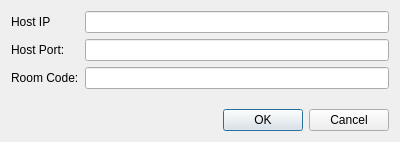
<?xml version="1.0" encoding="UTF-8"?>
<ui version="4.0">
 <class>JoinExistingGame</class>
 <widget class="QDialog" name="JoinExistingGame">
  <property name="geometry">
   <rect>
    <x>0</x>
    <y>0</y>
    <width>400</width>
    <height>142</height>
   </rect>
  </property>
  <property name="windowTitle">
   <string>Dialog</string>
  </property>
  <layout class="QVBoxLayout" name="verticalLayout">
   <item>
    <layout class="QFormLayout" name="formLayout">
     <item row="0" column="0">
      <widget class="QLabel" name="label">
       <property name="text">
        <string>Host IP</string>
       </property>
      </widget>
     </item>
     <item row="0" column="1">
      <widget class="QLineEdit" name="ip"/>
     </item>
     <item row="1" column="0">
      <widget class="QLabel" name="label_2">
       <property name="text">
        <string>Host Port:</string>
       </property>
      </widget>
     </item>
     <item row="1" column="1">
      <widget class="QLineEdit" name="port"/>
     </item>
     <item row="2" column="0">
      <widget class="QLabel" name="label_3">
       <property name="text">
        <string>Room Code:</string>
       </property>
      </widget>
     </item>
     <item row="2" column="1">
      <widget class="QLineEdit" name="roomCode"/>
     </item>
    </layout>
   </item>
   <item>
    <widget class="QDialogButtonBox" name="buttonBox">
     <property name="orientation">
      <enum>Qt::Horizontal</enum>
     </property>
     <property name="standardButtons">
      <set>QDialogButtonBox::Cancel|QDialogButtonBox::Ok</set>
     </property>
    </widget>
   </item>
  </layout>
 </widget>
 <resources/>
 <connections/>
</ui>
